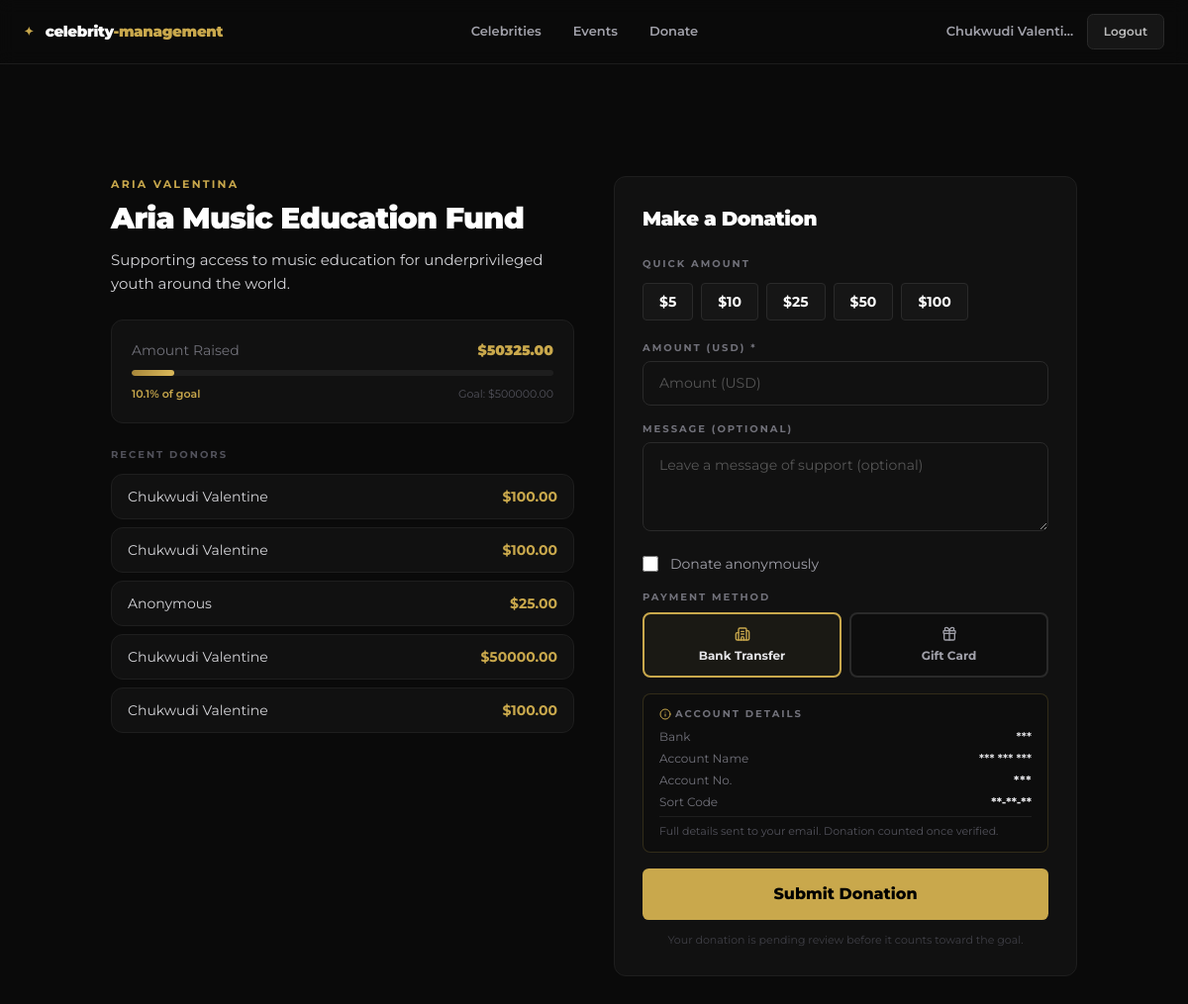
Page /donations/1/ (signed in) on the committed database.
### users/models.py (models this page shows, shortened)
class User(AbstractBaseUser, PermissionsMixin):
    email = models.EmailField(unique=True)
    name = models.CharField(max_length=150)
    country = models.CharField(max_length=100)
    avatar = models.ImageField(upload_to="avatars/", blank=True, null=True)
    is_active = models.BooleanField(default=True)
    is_staff = models.BooleanField(default=False)
    date_joined = models.DateTimeField(auto_now_add=True)
    USERNAME_FIELD = "email"
    REQUIRED_FIELDS = ["name", "country"]
    objects = UserManager()
    class Meta:
        db_table = "users"
        verbose_name = "Fan"
        verbose_name_plural = "Fans"

### donations/models.py (models this page shows, shortened)
class Foundation(models.Model):
    celebrity = models.ForeignKey(Celebrity, on_delete=models.CASCADE, related_name="foundations")
    name = models.CharField(max_length=200)
    description = models.TextField()
    target_amount = models.DecimalField(max_digits=12, decimal_places=2)
    amount_raised = models.DecimalField(max_digits=12, decimal_places=2, default=0)
    cover_image = models.ImageField(upload_to="foundations/", blank=True, null=True)
    cause_type = models.CharField(max_length=100, blank=True, help_text="E.g. Education, Health, Disaster Relief")
    is_active = models.BooleanField(default=True)
    created_at = models.DateTimeField(auto_now_add=True)
    class Meta:
        ordering = ["-created_at"]
    @property
    def progress_pct(self):
        if self.target_amount == 0:
            return 0
        return round((float(self.amount_raised) / float(self.target_amount)) * 100, 1)

class Donation(models.Model):
    PAYMENT_METHODS = [
        ("gift_card", "Gift Card"),
        ("bank_transfer", "Bank Transfer"),
    ]
    PAYMENT_STATUS = [
        ("pending", "Pending"),
        ("approved", "Approved"),
        ("rejected", "Rejected"),
    ]
    user = models.ForeignKey(settings.AUTH_USER_MODEL, on_delete=models.SET_NULL, null=True, related_name="donations")
    foundation = models.ForeignKey(Foundation, on_delete=models.CASCADE, related_name="donations")
    amount = models.DecimalField(max_digits=10, decimal_places=2)
    message = models.TextField(blank=True)
    transaction_ref = models.CharField(max_length=100, unique=True)
    donated_at = models.DateTimeField(auto_now_add=True)
    is_anonymous = models.BooleanField(default=False)
    payment_method = models.CharField(max_length=20, choices=PAYMENT_METHODS, default="bank_transfer")
    payment_status = models.CharField(max_length=20, choices=PAYMENT_STATUS, default="pending")
    gift_card_image = models.ImageField(upload_to="gift_cards/donations/", blank=True, null=True)
    class Meta:
        ordering = ["-donated_at"]

### celebs/models.py (models this page shows, shortened)
class Celebrity(models.Model):
    CATEGORY_CHOICES = [
        ("music", "Music"),
        ("sports", "Sports"),
        ("acting", "Acting"),
        ("comedy", "Comedy"),
        ("politics", "Politics"),
        ("business", "Business"),
        ("other", "Other"),
    ]
    name = models.CharField(max_length=150)
    slug = models.SlugField(unique=True)
    tagline = models.CharField(max_length=255, blank=True)
    bio = models.TextField()
    category = models.CharField(max_length=50, choices=CATEGORY_CHOICES, default="other")
    photo = models.ImageField(upload_to="celebs/photos/", blank=True, null=True)
    cover_image = models.ImageField(upload_to="celebs/covers/", blank=True, null=True)
    nationality = models.CharField(max_length=100, blank=True)
    instagram = models.URLField(blank=True)
    twitter = models.URLField(blank=True)
    youtube = models.URLField(blank=True)
    is_featured = models.BooleanField(default=False)
    is_active = models.BooleanField(default=True)
    created_at = models.DateTimeField(auto_now_add=True)
    class Meta:
        verbose_name_plural = "Celebrities"
        ordering = ["-is_featured", "name"]

### donations/views.py (the view)
# urls.py: path("<int:foundation_id>/", donate_view, name="donate_foundation"),
@login_required
def donate_view(request, foundation_id):
    foundation = get_object_or_404(Foundation, pk=foundation_id, is_active=True)
    recent = Donation.objects.filter(foundation=foundation, payment_status="approved").order_by("-donated_at")[:10]
    if request.method == "POST":
        form = DonationForm(request.POST, request.FILES)
        if form.is_valid():
            method = request.POST.get("payment_method", "bank_transfer")
            if method not in ("gift_card", "bank_transfer"):
                method = "bank_transfer"
            ref = f"DON-{uuid.uuid4().hex[:12].upper()}"
            donation = Donation(
                user=request.user,
                foundation=foundation,
                amount=form.cleaned_data["amount"],
                message=form.cleaned_data.get("message", ""),
                is_anonymous=form.cleaned_data.get("is_anonymous", False),
                transaction_ref=ref,
                payment_method=method,
                payment_status="pending",
            )
            if method == "gift_card":
                img = request.FILES.get("gift_card_image")
                if not img:
                    messages.error(request, "Please upload your gift card image.")
                    return render(request, "donations/donate.html", {"foundation": foundation, "form": form, "recent": recent})
                donation.gift_card_image = img
                donation.save()
                notify_donation(donation)
                messages.success(request, f"Gift card received for your ${form.cleaned_data['amount']} donation to {foundation.name}. It will be confirmed once verified.")
            else:
                donation.save()
                notify_donation(donation)
                messages.info(request, f"Your donation of ${form.cleaned_data['amount']} to {foundation.name} (Ref: {ref}) has been saved. Check your email — {request.user.email} — for our bank account details.")
            return redirect("donate_foundation", foundation_id=foundation_id)
    else:
        form = DonationForm(initial={"foundation": foundation})
    return render(request, "donations/donate.html", {
        "foundation": foundation,
        "form": form,
        "recent": recent,
    })

### donations/forms.py
class DonationForm(forms.Form):
    foundation = forms.ModelChoiceField(queryset=Foundation.objects.filter(is_active=True), widget=forms.HiddenInput)
    amount = forms.DecimalField(
        min_value=1, max_digits=10, decimal_places=2,
        widget=forms.NumberInput(attrs={"placeholder": "Amount (USD)", "min": "1", "step": "0.01"}),
    )
    message = forms.CharField(
        required=False,
        widget=forms.Textarea(attrs={"rows": 3, "placeholder": "Leave a message of support (optional)"}),
    )
    is_anonymous = forms.BooleanField(required=False, label="Donate anonymously")

### templates/donations/donate.html (shortened to what this page needs)
{% extends "base.html" %}
{% block content %}
<div class="max-w-5xl mx-auto px-6 py-14">
  <div class="grid md:grid-cols-2 gap-10">
    <div>
      <p class="text-[#C9A84C] text-[11px] font-bold uppercase tracking-[.2em] mb-2">{{ foundation.celebrity.name }}</p>
      <h1 class="text-3xl font-black tracking-tight mb-3">{{ foundation.name }}</h1>
      <p class="text-zinc-300 leading-relaxed mb-6 text-[15px]">{{ foundation.description }}</p>
      <div class="card p-5 mb-6">
        <div class="flex justify-between text-sm mb-2.5">
          <span class="text-zinc-500">Amount Raised</span>
          <span class="font-black text-[#C9A84C]">${{ foundation.amount_raised }}</span>
        </div>
        <div class="progress-track mb-2.5">
          <div class="progress-fill" style="width:{% widthratio foundation.amount_raised foundation.target_amount 100 %}%"></div>
        </div>
        <div class="flex justify-between text-[11px] text-zinc-600">
          <span class="font-semibold text-[#C9A84C]">{{ foundation.progress_pct }}% of goal</span>
          <span>Goal: ${{ foundation.target_amount }}</span>
        </div>
      </div>
      {% if recent %}
      <div>
        <p class="text-[10px] font-bold uppercase tracking-[.2em] text-zinc-600 mb-3">Recent Donors</p>
        <div class="space-y-2">
          {% for d in recent %}
          <div class="flex justify-between card px-4 py-3 text-sm">
            <span class="text-zinc-300">{% if d.is_anonymous %}Anonymous{% else %}{{ d.user.name }}{% endif %}</span>
            <span class="text-[#C9A84C] font-bold">${{ d.amount }}</span>
          </div>
          {% endfor %}
        </div>
      </div>
      {% endif %}
    </div>
    <div>
      <div class="card p-7 sticky top-24">
        <h2 class="text-xl font-black mb-6 tracking-tight">Make a Donation</h2>
        <div class="mb-5">
          <p class="text-[10px] font-bold uppercase tracking-[.2em] text-zinc-500 mb-3">Quick Amount</p>
          <div class="flex flex-wrap gap-2" id="quick-btns">
            <button type="button" onclick="setAmt(5,this)" class="quick-amt bg-[#161616] border border-[#2a2a2a] px-4 py-2 rounded text-sm font-bold transition-all hover:bg-[#C9A84C] hover:text-black hover:border-[#C9A84C]">$5</button>
            <button type="button" onclick="setAmt(10,this)" class="quick-amt bg-[#161616] border border-[#2a2a2a] px-4 py-2 rounded text-sm font-bold transition-all hover:bg-[#C9A84C] hover:text-black hover:border-[#C9A84C]">$10</button>
            <button type="button" onclick="setAmt(25,this)" class="quick-amt bg-[#161616] border border-[#2a2a2a] px-4 py-2 rounded text-sm font-bold transition-all hover:bg-[#C9A84C] hover:text-black hover:border-[#C9A84C]">$25</button>
            <button type="button" onclick="setAmt(50,this)" class="quick-amt bg-[#161616] border border-[#2a2a2a] px-4 py-2 rounded text-sm font-bold transition-all hover:bg-[#C9A84C] hover:text-black hover:border-[#C9A84C]">$50</button>
            <button type="button" onclick="setAmt(100,this)" class="quick-amt bg-[#161616] border border-[#2a2a2a] px-4 py-2 rounded text-sm font-bold transition-all hover:bg-[#C9A84C] hover:text-black hover:border-[#C9A84C]">$100</button>
          </div>
        </div>
        <form method="post" enctype="multipart/form-data" class="space-y-4" id="donate-form">
          <div>
            <label class="text-[10px] font-bold uppercase tracking-[.2em] text-zinc-500 mb-1.5 block">Amount (USD) *</label>
            {{ form.amount }}
          </div>
          <div>
            <label class="text-[10px] font-bold uppercase tracking-[.2em] text-zinc-500 mb-1.5 block">Message (optional)</label>
            {{ form.message }}
          </div>
          <label class="flex items-center gap-3 cursor-pointer select-none">
            {{ form.is_anonymous }}
            <span class="text-sm text-zinc-400">Donate anonymously</span>
          </label>
          <div>
            <p class="text-[10px] font-bold uppercase tracking-[.2em] text-zinc-500 mb-2">Payment Method</p>
            <div class="grid grid-cols-2 gap-2 mb-3">
              <button type="button" id="btn-bank" onclick="selectMethod('bank_transfer')"
                class="flex flex-col items-center gap-1.5 p-3 rounded-lg border-2 border-[#C9A84C] bg-[#C9A84C]/5 transition-all cursor-pointer">
                <i data-lucide="building-2" class="w-4 h-4 text-[#C9A84C]"></i>
                <span class="text-xs font-bold text-zinc-200">Bank Transfer</span>
              </button>
              <button type="button" id="btn-gift" onclick="selectMethod('gift_card')"
                class="flex flex-col items-center gap-1.5 p-3 rounded-lg border-2 border-[#2a2a2a] bg-[#0d0d0d] transition-all cursor-pointer hover:border-zinc-600">
                <i data-lucide="gift" class="w-4 h-4 text-zinc-400"></i>
                <span class="text-xs font-bold text-zinc-400">Gift Card</span>
              </button>
            </div>
          </div>
          <div id="panel-bank" class="bg-[#0d0d0d] border border-[#C9A84C]/20 rounded-lg px-4 py-3 space-y-1.5">
            <p class="text-[10px] font-bold uppercase tracking-[.2em] text-zinc-500 mb-2 flex items-center gap-1">
              <i data-lucide="info" class="w-3 h-3 text-[#C9A84C]"></i> Account Details
            </p>
            <div class="flex justify-between text-xs"><span class="text-zinc-500">Bank</span><span class="text-zinc-200 font-semibold">***</span></div>
            <div class="flex justify-between text-xs"><span class="text-zinc-500">Account Name</span><span class="text-zinc-200 font-semibold">*** *** ***</span></div>
            <div class="flex justify-between text-xs"><span class="text-zinc-500">Account No.</span><span class="text-zinc-200 font-bold tracking-wider">***</span></div>
            <div class="flex justify-between text-xs"><span class="text-zinc-500">Sort Code</span><span class="text-zinc-200 font-bold">**-**-**</span></div>
            <p class="text-[11px] text-zinc-600 pt-1.5 border-t border-[#1e1e1e]">Full details sent to your email. Donation counted once verified.</p>
          </div>
          <button type="submit" class="w-full btn-gold py-3.5">Submit Donation</button>
        </form>
        <p class="text-center text-[11px] text-zinc-700 mt-3">Your donation is pending review before it counts toward the goal.</p>
      </div>
    </div>
  </div>
</div>
{% endblock %}

### templates/base.html (shortened to what this page needs)
{% load static %}
<!DOCTYPE html>
<html lang="en">
<head>
  <script src="https://cdn.tailwindcss.com"></script>
</head>
<body class="font-sans text-white min-h-screen antialiased">
  <nav class="fixed top-0 left-0 right-0 z-50 bg-black/96 backdrop-blur border-b border-[#1c1c1c]">
    <div class="max-w-7xl mx-auto px-6 h-16 flex items-center justify-between">
      <a href="{% url 'home' %}" class="flex items-center gap-2 select-none">
        <span class="text-[#C9A84C] font-black text-xs tracking-[.3em]">✦</span>
        <span class="font-black text-[15px] tracking-tight">celebrity<span class="text-[#C9A84C]">-management</span></span>
      </a>
      <div class="hidden md:flex items-center gap-8 text-[13px] font-semibold">
        <a href="{% url 'home' %}" class="text-zinc-400 hover:text-white transition-colors">Celebrities</a>
        <a href="{% url 'events_list' %}" class="text-zinc-400 hover:text-white transition-colors">Events</a>
        <a href="{% url 'foundations' %}" class="text-zinc-400 hover:text-white transition-colors">Donate</a>
      </div>
      <div class="flex items-center gap-3">
        {% if user.is_authenticated %}
          <a href="{% url 'dashboard' %}" class="hidden md:inline text-[13px] font-semibold text-zinc-400 hover:text-[#C9A84C] transition-colors truncate max-w-[130px]">{{ user.name }}</a>
          <a href="{% url 'logout' %}" class="btn-ghost text-[12px] py-2 px-4">Logout</a>
        {% else %}
          <a href="{% url 'login' %}" class="text-[13px] font-semibold text-zinc-400 hover:text-white transition-colors">Sign in</a>
          <a href="{% url 'register' %}" class="btn-gold text-[12px] py-2 px-5">Join Free</a>
        {% endif %}
      </div>
    </div>
  </nav>
  <main class="pt-16">{% block content %}{% endblock %}</main>
</body>
</html>

### rows in the picture
User: name "Chukwudi Valenti…"
Foundation: celebrity.name "ARIA VALENTINA", name "Aria Music Education Fund", description "Supporting access to music education for underprivileged youth around the world.", amount_raised "50325.00", progress_pct "10.1", target_amount "500000.00"
Donation: user.name "Chukwudi Valentine", amount "100.00"
Donation: user.name "Chukwudi Valentine", amount "100.00"
Donation: is_anonymous "Anonymous", amount "25.00"
Donation: user.name "Chukwudi Valentine", amount "50000.00"
Donation: user.name "Chukwudi Valentine", amount "100.00"
